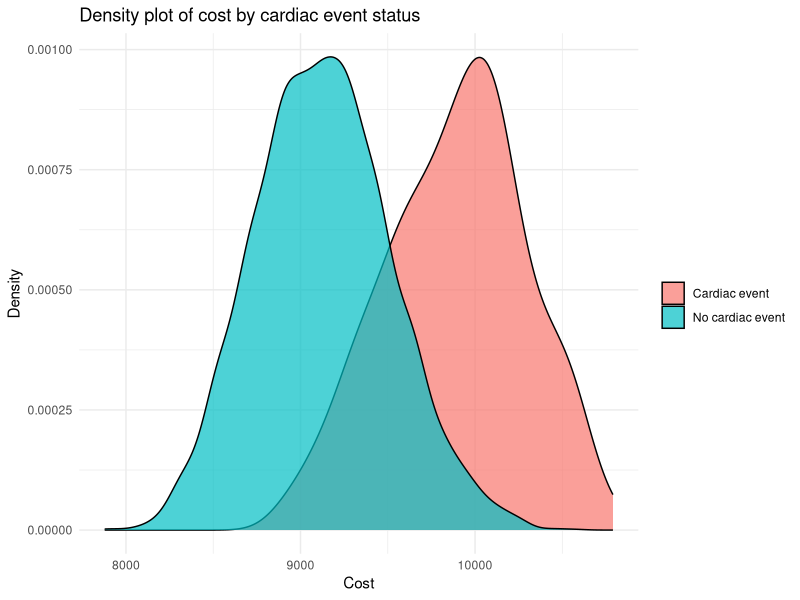

Source code (R): (Note: this script raises an error after producing the figure.)
# clear environment 
rm(list = ls())
# load libraries 
library(tidyverse)
library(GGally)
library(ggplot2)

# read in cohort data 
d <- read.csv("1-data/raw-data/cohort.csv")

# class(d$smoke)
# class(d$female)
# class(d$age)
# class(d$cost)
# class(d$cardiac)

# check if any rows have missing values 
missing <- d[rowSums(is.na(d)) > 0,] # no missing values 

###############################################################################
# plot histogram of cost and cardiac events   
###############################################################################

# create categorical variable for cardiac status 
d <- d %>%
  mutate(cardiac_cat = case_when(cardiac == 0 ~ "No cardiac event",
                                 cardiac == 1 ~ "Cardiac event"))
                            
# create density plot of cost by cardiac event status 
plot <- ggplot(d, aes(x=cost, fill=cardiac_cat)) + 
  geom_density(alpha = 0.7) +
  ggtitle("Density plot of cost by cardiac event status") +
  labs(fill="") +
  xlab("Cost") + 
  ylab("Density") +
  theme_minimal()

# save density plot 
ggsave(filename = "density_plot_cost_cardiac.jpg", plot = plot, path = "3-output")

# remove categorical variable for cardiac event 
d <- d %>% select(-cardiac_cat)

###############################################################################
# create table to describe variables 
###############################################################################

# calculate stats for those with cardiac events 
d_cardiac <- d %>% filter(cardiac == 1) %>% 
  select(-cardiac) %>% 
  summarise(across(everything(), mean)) %>% 
  pivot_longer(cols = everything(), names_to = "Variable", values_to = "Mean/% (In those with cardiac events)")
  
d_cardiac <- d_cardiac %>% mutate("N (Cardiac events)" = nrow(d %>% filter(cardiac == 1)))

# variables that should be percentages 
percentage_vars <- c("smoke", "female")

# convert Mean/% column values from mean to percentage if relevant
d_cardiac <- d_cardiac %>% 
  mutate("Mean/% (In those with cardiac events)" = ifelse(Variable %in% percentage_vars, 
                           paste0(sprintf("%.1f", `Mean/% (In those with cardiac events)` * 100), "%"), 
                           sprintf("%.1f", `Mean/% (In those with cardiac events)`)))

# calculate stats for those without cardiac events 
d_control <- d %>% filter(cardiac == 0) %>% 
  select(-cardiac) %>% 
  summarise(across(everything(), mean)) %>% 
  pivot_longer(cols = everything(), names_to = "Variable", values_to = "Mean/% (In those without cardiac events)")

d_control <- d_control %>% mutate("N (No cardiac events)" = nrow(d %>% filter(cardiac == 0)))

# convert Mean/% column values from mean to percentage if relevant
d_control <- d_control %>% 
  mutate("Mean/% (In those without cardiac events)" = ifelse(Variable %in% percentage_vars, 
                                                          paste0(sprintf("%.1f", `Mean/% (In those without cardiac events)` * 100), "%"), 
                                                          sprintf("%.1f", `Mean/% (In those without cardiac events)`)))
# join columns 
stats <- d_control %>% 
  left_join(d_cardiac, by = "Variable")

# label variables 
labels <- c("Smoker", "Is female", "Age in years", "Cost of treatment (in dollars)")

stats <- stats %>%
  mutate(Variable = labels) 

# save table 1 
write.csv(stats, "~/Documents/BIOMEDIN251/Assignment2/3-output/table1.csv", row.names = FALSE)

###############################################################################
# regression analysis  
###############################################################################

# run logistic regression 
glm.fit <- glm(cardiac ~ smoke + female + age, data = d, family = "binomial")

summary(glm.fit)

# print OR and CI for cardiac events by smoking status 
print(OR_smoke <- exp(glm.fit$coefficients["smoke"]))

print(CI <- exp(confint(glm.fit))) 
